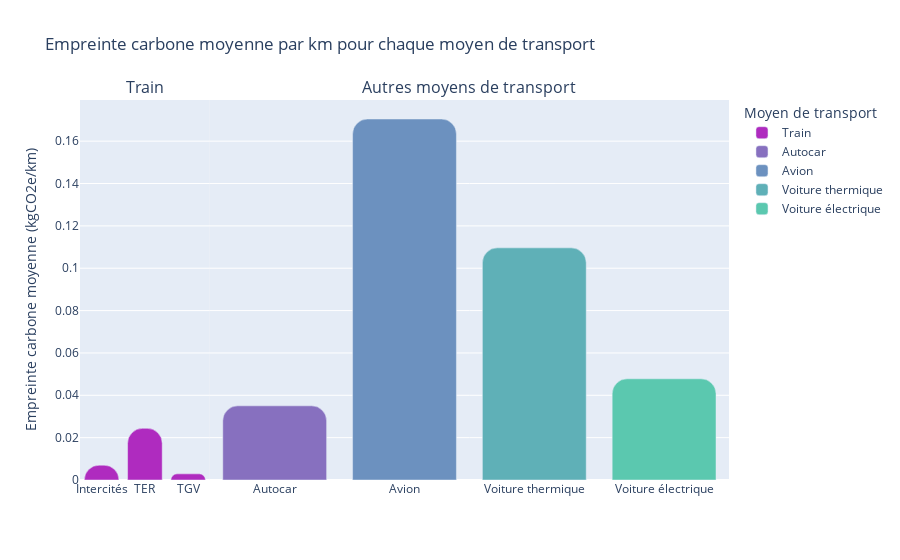

Source (notebook cell):
### Code cell
def generate_bar_chart(emissions_df):
    emissions_df_reduced = emissions_df[["Transporteur","Distance","Train","Autocar","Avion","Voiture électrique","Voiture thermique"]].copy()
    # On divise les émissions par la distance pour obtenir l'empreinte carbone par km
    emissions_df_reduced["Train"] = emissions_df_reduced["Train"] / emissions_df_reduced["Distance"]
    emissions_df_reduced["Autocar"] = emissions_df_reduced["Autocar"] / emissions_df_reduced["Distance"]
    emissions_df_reduced["Avion"] = emissions_df_reduced["Avion"] / emissions_df_reduced["Distance"]
    emissions_df_reduced["Voiture électrique"] = emissions_df_reduced["Voiture électrique"] / emissions_df_reduced["Distance"]
    emissions_df_reduced["Voiture thermique"] = emissions_df_reduced["Voiture thermique"] / emissions_df_reduced["Distance"]
    emissions_df_reduced = emissions_df_reduced.drop(columns=["Distance"])
    
    emissions_df_reduced = emissions_df_reduced.melt(id_vars=["Transporteur"], var_name="Moyen_de_transport", value_name="Empreinte carbone")
    
    emissions_df_reduced_train = emissions_df_reduced.query("Moyen_de_transport == 'Train'")
    emissions_df_reduced_train = emissions_df_reduced_train[["Transporteur","Empreinte carbone"]].groupby(["Transporteur"]).mean().reset_index()
    emissions_df_reduced_train = emissions_df_reduced_train.rename(columns={"Transporteur":"Moyen_de_transport"})
    
    emissions_df_reduced_other = emissions_df_reduced.query("Moyen_de_transport != 'Train'")
    emissions_df_reduced_other = emissions_df_reduced_other[["Moyen_de_transport","Empreinte carbone"]].groupby(["Moyen_de_transport"]).mean().reset_index()
    
    # On doit faire des subplots afin de pouvoir avoir des largeurs de colonnes différentes selon si c'est un train ou un autre moyen de transport
    fig = make_subplots(rows=1, cols=2, subplot_titles=["Train", "Autres moyens de transport"], shared_yaxes=True, column_widths=[1, 4], horizontal_spacing=0)
    fig.add_trace(go.Bar(
        x=emissions_df_reduced_train["Moyen_de_transport"],
        y=emissions_df_reduced_train["Empreinte carbone"],
        name='Train',
        marker_color=colors_moyens_de_transport['Train']
    ), row=1, col=1)
    
    for index, row in emissions_df_reduced_other.iterrows():
        fig.add_trace(go.Bar(
            x=[row["Moyen_de_transport"]],
            y=[row["Empreinte carbone"]],
            name=row["Moyen_de_transport"],
            marker_color=colors_moyens_de_transport[row["Moyen_de_transport"]]
        ), row=1, col=2)
        
    fig.update_layout(
        barcornerradius=15,
        yaxis_title='Empreinte carbone moyenne (kgCO2e/km)',
        legend_title='Moyen de transport',
        title='Empreinte carbone moyenne par km pour chaque moyen de transport',
    )
    
    return fig
generate_bar_chart(emissions)

### Figure 1 — Plotly figure (JSON) as saved in the notebook; plotly's stock layout.template omitted (floating-point values rounded to 4 significant figures)
{"data": [{"marker": {"color": "#af2bbf"}, "name": "Train", "type": "bar", "x": ["Intercités", "TER", "TGV"], "xaxis": "x", "y": [0.007, 0.0244, 0.0029], "yaxis": "y"}, {"marker": {"color": "#8770bf"}, "name": "Autocar", "type": "bar", "x": ["Autocar"], "xaxis": "x2", "y": [0.03503], "yaxis": "y2"}, {"marker": {"color": "#6c91bf"}, "name": "Avion", "type": "bar", "x": ["Avion"], "xaxis": "x2", "y": [0.1705], "yaxis": "y2"}, {"marker": {"color": "#5fb0b7"}, "name": "Voiture thermique", "type": "bar", "x": ["Voiture thermique"], "xaxis": "x2", "y": [0.1096], "yaxis": "y2"}, {"marker": {"color": "#5bc8af"}, "name": "Voiture électrique", "type": "bar", "x": ["Voiture électrique"], "xaxis": "x2", "y": [0.04779], "yaxis": "y2"}], "layout": {"annotations": [{"font": {"size": 16}, "showarrow": false, "text": "Train", "x": 0.1, "xanchor": "center", "xref": "paper", "y": 1, "yanchor": "bottom", "yref": "paper"}, {"font": {"size": 16}, "showarrow": false, "text": "Autres moyens de transport", "x": 0.6, "xanchor": "center", "xref": "paper", "y": 1, "yanchor": "bottom", "yref": "paper"}], "barcornerradius": 15, "legend": {"title": {"text": "Moyen de transport"}}, "title": {"text": "Empreinte carbone moyenne par km pour chaque moyen de transport"}, "xaxis": {"anchor": "y", "domain": [0, 0.2]}, "xaxis2": {"anchor": "y2", "domain": [0.2, 1]}, "yaxis": {"anchor": "x", "domain": [0, 1], "title": {"text": "Empreinte carbone moyenne (kgCO2e/km)"}}, "yaxis2": {"anchor": "x2", "domain": [0, 1], "matches": "y", "showticklabels": false}}}
